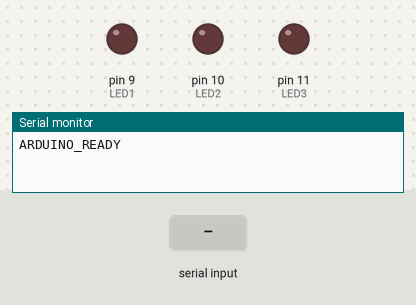
A sketch run on a simulated Arduino Uno, built with avr-gcc and run on an emulated ATmega328P. Shown: output pins drawn as LEDs (lit = HIGH), the last lines printed to the serial monitor. Inputs (shaded band) come from the test bench.

Above: at 1.3 s.
1.4 s: "90,45\n" received over Serial
At 2.8 s:
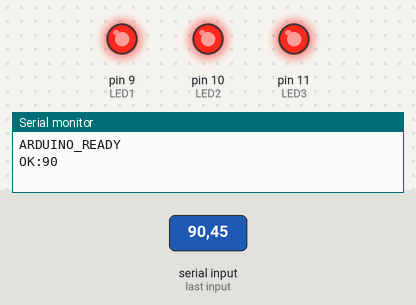
Timing chart, 0 to 4.4 s (numbered marks = the images above; inputs shaded):
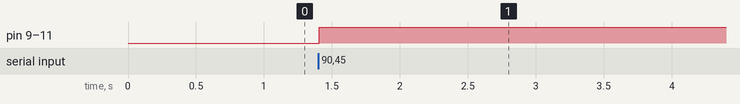

The sketch:

gesture_con.ino
```cpp
const int LED1 = 9;
const int LED2 = 10;
const int LED3 = 11;

void setup() {
  Serial.begin(9600);
  pinMode(LED1, OUTPUT);
  pinMode(LED2, OUTPUT);
  pinMode(LED3, OUTPUT);
  digitalWrite(LED1, LOW);
  digitalWrite(LED2, LOW);
  digitalWrite(LED3, LOW);

  // Startup confirmation
  delay(100);
  Serial.println("ARDUINO_READY");
}

void loop() {
  if (Serial.available() > 0) {
    String input = Serial.readStringUntil('\n');
    input.trim();
    int fingers = input.toInt();

    digitalWrite(LED1, fingers >= 1 ? HIGH : LOW);
    digitalWrite(LED2, fingers >= 2 ? HIGH : LOW);
    digitalWrite(LED3, fingers >= 3 ? HIGH : LOW);

    Serial.println("OK:" + String(fingers));
  }
}
```

Measured:
- after the input at 1.4 s, pin 9 (LED1), pin 10 (LED2), pin 11 (LED3): LOW → HIGH at once
